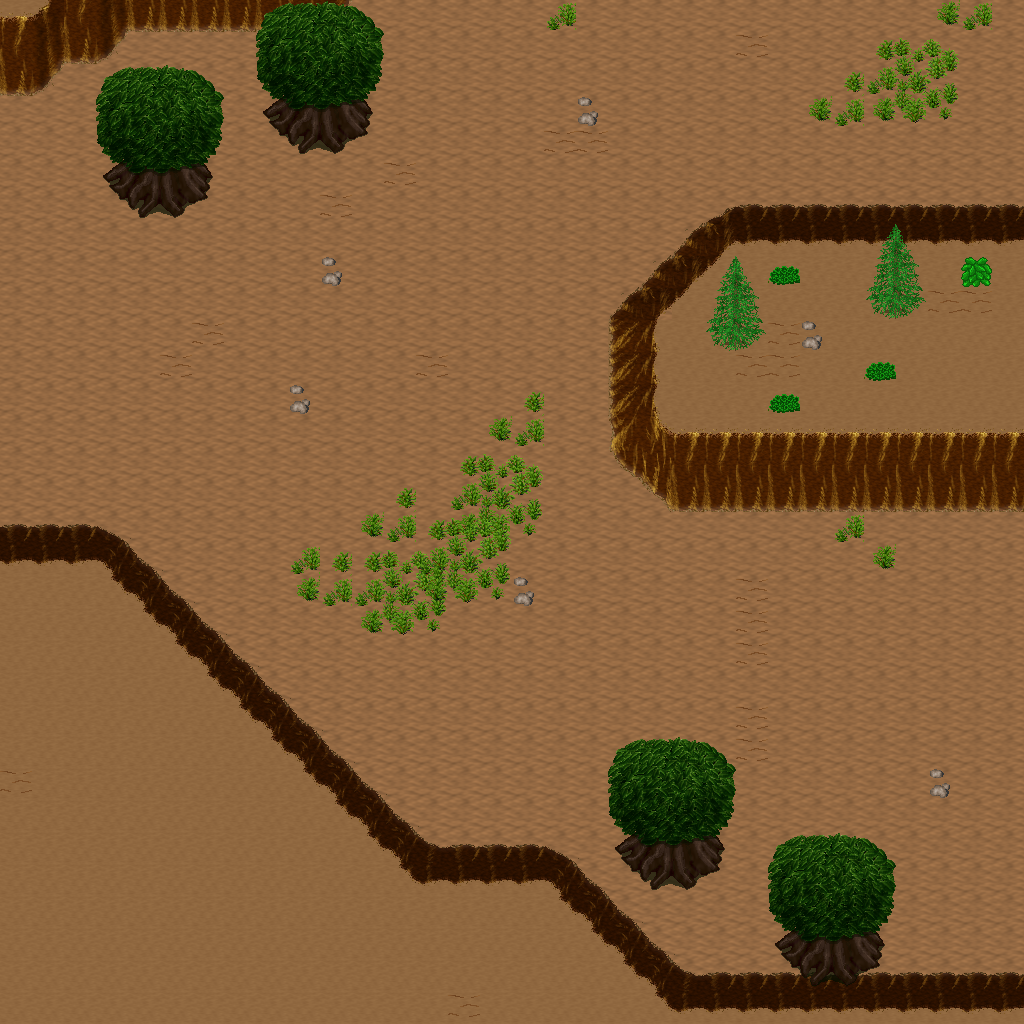

This game map was drawn from its Tiled (.tmx) file and the tilesets committed beside it. A one-line description and the trimmed map source follow:
An orthogonal 32x32 tile map with 32x32 px tiles, 5 tile layers (Ground, Objects, Objects2, Above, ...), 1 hidden layer not drawn, 20 tilesets.

<map version="1.10" tiledversion="1.11.0" orientation="orthogonal" renderorder="right-down" width="32" height="32" tilewidth="32" tileheight="32" infinite="0" nextlayerid="11" nextobjectid="1">
 <tileset firstgid="1" name="ground_ground" tilewidth="32" tileheight="32" tilecount="33" columns="3">
  <image source="../drawable/ground_ground.png" width="96" height="352" />
 </tileset>
 <tileset firstgid="34" name="ground_ridge_earth_dark" tilewidth="32" tileheight="32" tilecount="96" columns="12">
  <image source="../drawable/ground_ridge_earth_dark.png" width="384" height="256" />
 </tileset>
 <tileset firstgid="130" name="ground_earth_edges" tilewidth="32" tileheight="32" tilecount="18" columns="6">
  <image source="../drawable/ground_earth_edges.png" width="192" height="96" />
 </tileset>
 <tileset firstgid="148" name="ground_rock_pebbles" tilewidth="32" tileheight="32" tilecount="3" columns="1">
  <image source="../drawable/ground_rock_pebbles.png" width="32" height="96" />
 </tileset>
 <tileset firstgid="151" name="item_statue_grey_stone" tilewidth="32" tileheight="32" tilecount="4" columns="2">
  <image source="../drawable/item_statue_grey_stone.png" width="64" height="64" />
 </tileset>
 <tileset firstgid="155" name="ground_square_patch" tilewidth="32" tileheight="32" tilecount="9" columns="3">
  <image source="../drawable/ground_square_patch.png" width="96" height="96" />
 </tileset>
 <tileset firstgid="164" name="ground_eye" tilewidth="32" tileheight="32" tilecount="9" columns="3">
  <image source="../drawable/ground_eye.png" width="96" height="96" />
 </tileset>
 <tileset firstgid="173" name="item_corpse_huge_animal" tilewidth="32" tileheight="32" tilecount="16" columns="2">
  <image source="../drawable/item_corpse_huge_animal.png" width="64" height="256" />
 </tileset>
 <tileset firstgid="189" name="logic_creature_orc" tilewidth="32" tileheight="32" tilecount="6" columns="6">
  <image source="../drawable/logic_creature_orc.png" width="192" height="32" />
 </tileset>
 <tileset firstgid="195" name="logic_collision" tilewidth="32" tileheight="32" tilecount="1" columns="1">
  <image source="../drawable/logic_collision.png" width="32" height="32" />
 </tileset>
 <tileset firstgid="196" name="plant_tree_spruce" tilewidth="32" tileheight="32" tilecount="6" columns="2">
  <image source="../drawable/plant_tree_spruce.png" width="64" height="96" />
 </tileset>
 <tileset firstgid="202" name="plant_tree_evergreen" tilewidth="32" tileheight="32" tilecount="36" columns="3">
  <image source="../drawable/plant_tree_evergreen.png" width="96" height="384" />
 </tileset>
 <tileset firstgid="238" name="plant_bush_bushes" tilewidth="32" tileheight="32" tilecount="10" columns="5">
  <image source="../drawable/plant_bush_bushes.png" width="160" height="64" />
 </tileset>
 <tileset firstgid="248" name="plant_bush_bush_mult_colored" tilewidth="32" tileheight="32" tilecount="6" columns="3">
  <image source="../drawable/plant_bush_bush_mult_colored.png" width="96" height="64" />
 </tileset>
 <tileset firstgid="254" name="plant_stump_small_stump" tilewidth="32" tileheight="32" tilecount="4" columns="2">
  <image source="../drawable/plant_stump_small_stump.png" width="64" height="64" />
 </tileset>
 <tileset firstgid="258" name="plant_bush_large_green" tilewidth="32" tileheight="32" tilecount="9" columns="3">
  <image source="../drawable/plant_bush_large_green.png" width="96" height="96" />
 </tileset>
 <tileset firstgid="267" name="plant_tree_tree_darkgreen" tilewidth="32" tileheight="32" tilecount="88" columns="8">
  <image source="../drawable/plant_tree_tree_darkgreen.png" width="256" height="352" />
 </tileset>
 <tileset firstgid="355" name="ground_dry_grass" tilewidth="32" tileheight="32" tilecount="54" columns="9">
  <image source="../drawable/ground_dry_grass.png" width="288" height="192" />
 </tileset>
 <tileset firstgid="409" name="logic_creature_animal" tilewidth="32" tileheight="32" tilecount="32" columns="8">
  <image source="../drawable/logic_creature_animal.png" width="256" height="128" />
 </tileset>
 <tileset firstgid="441" name="logic_creature_mutant" tilewidth="32" tileheight="32" tilecount="7" columns="7">
  <image source="../drawable/logic_creature_mutant.png" width="224" height="32" />
 </tileset>
 <layer id="1" name="Ground" width="32" height="32">
  <data>[1024 cells, 1024 non-empty, 2 distinct tile ids]</data>
 </layer>
 <layer id="2" name="Objects" width="32" height="32">
  <data>[1024 cells, 280 non-empty, 47 distinct tile ids]</data>
 </layer>
 <layer id="3" name="Objects2" width="32" height="32">
  <data>[1024 cells, 15 non-empty, 15 distinct tile ids]</data>
 </layer>
 <layer id="4" name="Above" width="32" height="32">
  <data>[1024 cells, 64 non-empty, 18 distinct tile ids]</data>
 </layer>
 <layer id="5" name="Above2" width="32" height="32">
  <data>[1024 cells, 0 non-empty, 0 distinct tile ids]</data>
 </layer>
 <layer id="6" name="Walkable" width="32" height="32" visible="0">
  <data>[1024 cells, 191 non-empty, 1 distinct tile ids]</data>
 </layer>
 <objectgroup id="7" name="Mapevents" />
 <objectgroup id="8" name="Spawn" />
 <objectgroup id="9" name="Keys" />
 <objectgroup id="10" name="Replace" />
</map>
